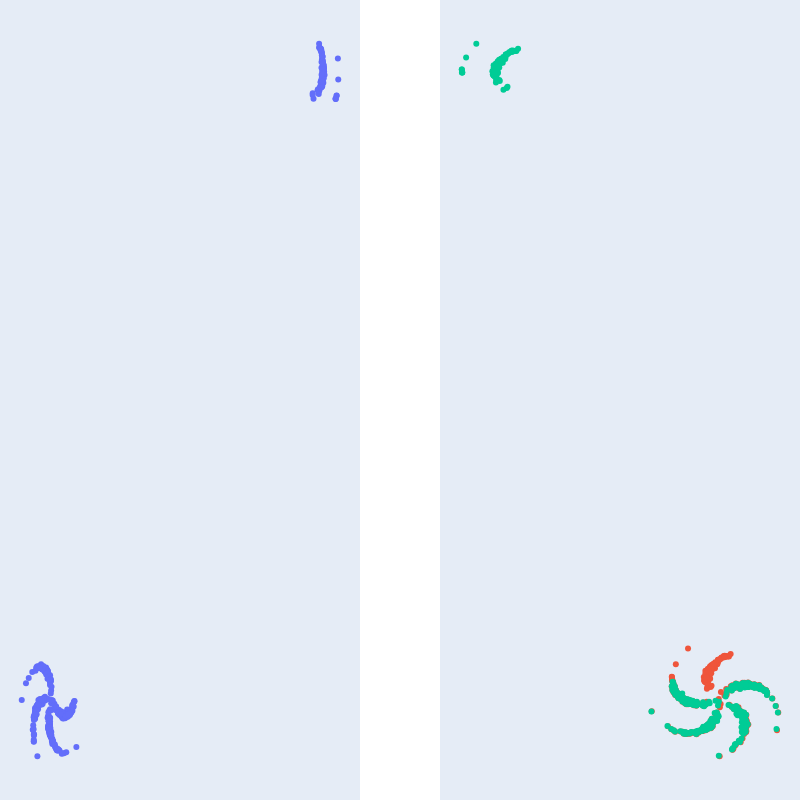

The code cell stored with this chart in its notebook:
### Code cell
z = reparameterize(mu_z, log_var_z)
z = z.cpu().detach().numpy()

mask = (z[:, 0] > 0) & (z[:, 1] > 0)

z[mask] += [60, 60]

mu_x, log_var_x = model.decode(torch.tensor(z))

fig = plot_reconstruction(
    obs=obs,
    mu=mu_x.cpu().detach().numpy(),
    latent=z,
)
fig.show()

### Figure 1 — Plotly figure (JSON) as saved in the notebook; plotly's stock layout.template omitted (floating-point values rounded to 4 significant figures; data arrays with more than 128 entries replaced by an {"elided": "..."} marker saying what was removed)
{"data": [{"mode": "markers", "name": "latent", "x": {"elided": "500 float values"}, "y": {"elided": "500 float values"}, "type": "scatter", "xaxis": "x", "yaxis": "y"}, {"mode": "markers", "name": "obs", "x": {"elided": "500 float values"}, "y": {"elided": "500 float values"}, "type": "scatter", "xaxis": "x2", "yaxis": "y2"}, {"mode": "markers", "name": "recon", "x": {"elided": "500 float values"}, "y": {"elided": "500 float values"}, "type": "scatter", "xaxis": "x2", "yaxis": "y2"}], "layout": {"xaxis": {"anchor": "y", "domain": [0.0, 0.45], "title": {"text": "x"}, "visible": false, "showticklabels": false}, "yaxis": {"anchor": "x", "domain": [0.0, 1.0], "title": {"text": "y"}, "visible": false, "showticklabels": false}, "xaxis2": {"anchor": "y2", "domain": [0.55, 1.0], "title": {"text": "x"}, "visible": false, "showticklabels": false}, "yaxis2": {"anchor": "x2", "domain": [0.0, 1.0], "title": {"text": "y"}, "visible": false, "showticklabels": false}, "annotations": [{"font": {"size": 16}, "showarrow": false, "text": "Latent", "x": 0.225, "xanchor": "center", "xref": "paper", "y": 1.0, "yanchor": "bottom", "yref": "paper"}, {"font": {"size": 16}, "showarrow": false, "text": "Observation", "x": 0.775, "xanchor": "center", "xref": "paper", "y": 1.0, "yanchor": "bottom", "yref": "paper"}], "margin": {"l": 0, "r": 0, "b": 0, "t": 0, "pad": 0}, "showlegend": false, "autosize": false, "width": 800, "height": 800}}
